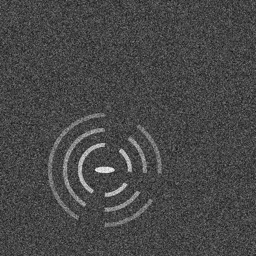
%> input picture Hough Transform/im8.png, 256 x 256 px
$ octave Hough.m   (GNU Octave 9; MATLAB toolbox functions it lacks are replaced by stand-ins)
%> lines starting %> are read from the running program, lines starting %| are printed output that depends on the picture
h = fspecial('gaussian',11,1);
I = im2double(imread('im8.png'));
%> I: size 256x256 double; min 0.0667, max 1, mean 0.281

laplacian = [0 1 0; 1 -4 1; 0 1 0];
laplacian1 = laplacian.*10;
%output = conv2(h,laplacian);

output2 = conv2(h,laplacian1);

A = conv2(I,output2,'same');
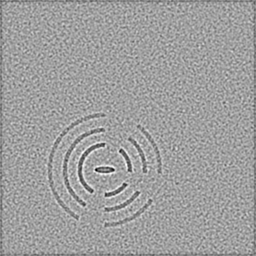
%> A: size 256x256 double; min -2.42, max 1.42, mean -0.0168; drawn with min black and max white
figure,imshow(A);
%> after `imshow(A)`:
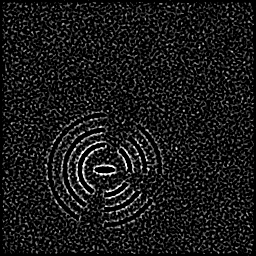
%> displayed picture: size 256x256, on the screen's scale of 0 to 255; min 0, max 255, mean 25.4

threshold = 0.68;
[m,n] = size(A);
%> m = 256; n = 256
final = zeros(m,n);
for i=1:m-1
    for j=1:n-1
        if((A(i,j)*A(i+1,j)<0 && abs(A(i,j)-A(i+1,j))>threshold) || (A(i,j)*A(i,j+1)<0 && abs(A(i,j)-A(i,j+1))>threshold))
            final(i,j) = 1;
        else
            final(i,j) = 0;
        end
    end
end
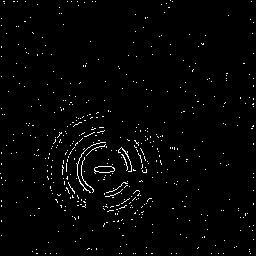
%> final: size 256x256 double; values 0 (black) and 1 (white), 1.8% white in thin lines or dots

final = imregionalmax(final);
%> final: size 256x256 logical; 1.8% white in thin lines or dots
%figure,imshow(final);

[xi,yi] = find(final);
%> xi = 1174 values from 1 to 254; yi = 1174 values from 1 to 254
%rr = round(sqrt(m^2 + n^2));
rr = 80;
B = zeros(m,n,rr);

%> (the run ends here)
